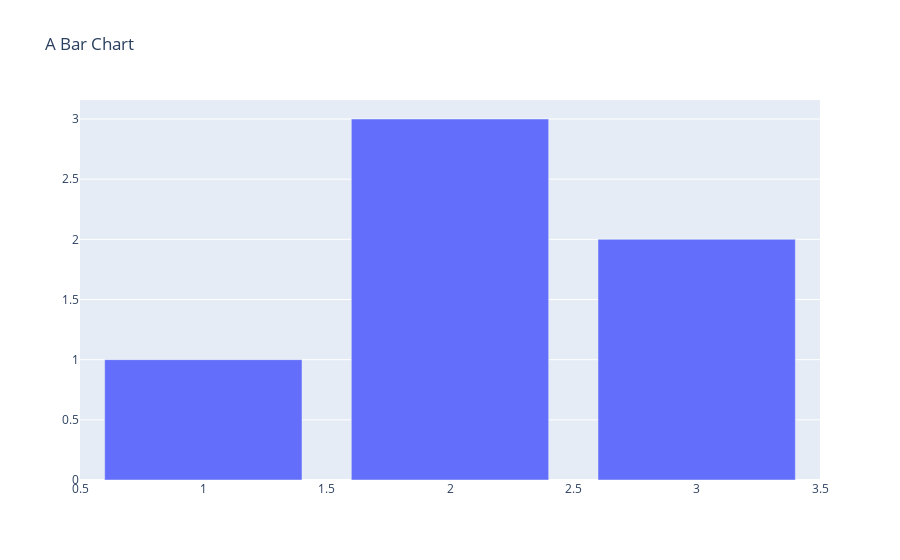

Notebook source saved alongside this figure:
### Markdown cell above
## 2.2 go vs express

### Code cell
fig = go.Figure(
    data=[go.Bar(x=[1, 2, 3], y=[1, 3, 2])],
    layout=go.Layout(
        title=go.layout.Title(text="A Bar Chart")
    )
)
fig.show()

### Figure 1 — Plotly figure (JSON) as saved in the notebook; plotly's stock layout.template omitted (floating-point values rounded to 4 significant figures)
{"data": [{"type": "bar", "x": [1, 2, 3], "y": [1, 3, 2]}], "layout": {"title": {"text": "A Bar Chart"}}}
